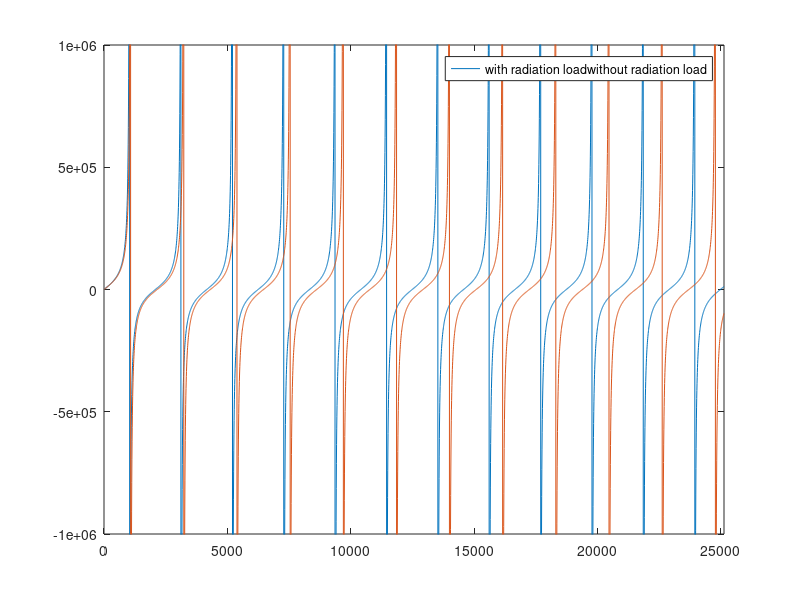

Recreate this plot in MATLAB. (Note: this script raises an error after producing the figure.)
clear all
%% Homework 4 - horns and pipes
% Data 

a1 = 0.05; %[m] radius of pipe 
a2 = 0.1; %[m] radius of conical horn 
L1 = 0.5; %[m] length of pipe
L2 = 0.5; % [m] length of conical horn
c = 343; %[m/s] speed of sound in air
rho = 1.25; %[kg/m2] density of air
S1 = pi*(a1)^2; %[m^2] surface of pipe section
S2 = pi*(a2)^2; %[m^2] surface of cone section (ending)
Z01 = rho*c/S1; %characteristic impedance of pipe

f = linspace(0 , 4000, 4000); %[Hz] frequency range 
omega = f.*(2*pi); %[rad/s] frequency range
k = omega./c; %[1/m] wave number
ka = k.*a1; %[-] adimensional ka for pipe only

%% question 1 Determine the frequencies of the maxima impedance
% of the cylindrical pipe only, considering the
%presence of the radiation load.

%first of all, in order to take into account radiation losses, we add a 
% virtual elongation 
%actually, DeltaL1 is a function of ka: see fig. 8.9 of Fletcher(pag. 201)
% let's take a mean value of Delta/a between 0.1 and 0.61

DeltaL1 = 0.35*a1; %[m]

L1corr = L1 + DeltaL1; 

%for an open, not flanged end pipe the input impedance is then
Zin1 = 1i*Z01*tan(k.*L1corr);

%where maxima are at
n = [1:10];

omega_max_1 = (n - 0.5).*(pi*c/L1corr);

%let's take a look at 
figure(1)
plot( omega, imag(Zin1), 'lineWidth' , 0.7);
hold on 
plot ( omega, imag(1i*Z01*tan(k.*L1)));
legend(["with radiation load", "without radiation load"])
ylim([ -1e6 1e6]);
xlim([0 2.5133e+04]);

%% Question 2 Consider now the compound horn. Determine the frequencies 
%of the first four maxima of the input impedance.

%we need to solve the follorwing equation
%the distance from the narrow end and the conic apex is x1

x1 = 0.5; 

syms x

S = zeros(1, 4);
S(1) = vpasolve(tan(x*L1corr) - cot(x*L2) - (1/(x*x1)) == 0, x, 2);
S(2) = vpasolve(tan(x*L1corr) - cot(x*L2) - (1/(x*x1)) == 0, x, 5);
S(3) = vpasolve(tan(x*L1corr) - cot(x*L2) - (1/(x*x1)) == 0, x, 8);
S(4) = vpasolve(tan(x*L1corr) - cot(x*L2) - (1/(x*x1)) == 0, x, 11);

f_max_2 = (S*c)/(2*pi);

% syms x 
% eqn = tan(x*L1) - cot(x*L2) - (1/(x*x1)) == 0;
% for n = 1:4 
%   vpasolve(eqn ,x ,'Random',true) 
% end
% %k_max_2 = vpasolve(eqn, k); 

%% Question 3 - Determine the frequencies of the first four minima of the input impedance
%when the numerator of Zin goes to zero (see below)

%% Question 4 - Plot the impedance function in the range [0Hz, 4 kHz]

% compute separately the conical input impedance
%assuming the radiation load with the same correction of the pipe

Zc = (1i*rho*c/S1).*(1./(cot(k.*L1corr) + 1./(k.*x1)));

%then we plug into the inpute impedance of the pipe (with no radiation
%losses)

Zin2 = Z01.*((Zc.*cos(k.*L1) + 1i*Z01*sin(k.*L1))./(1i.*Zc.*sin(k.*L1) + Z01.*cos(k.*L1)));

figure(2)
plot(f, imag(Zin2))
ylim([ -1e6 1e6]);
xlim([0 4000]);


 
